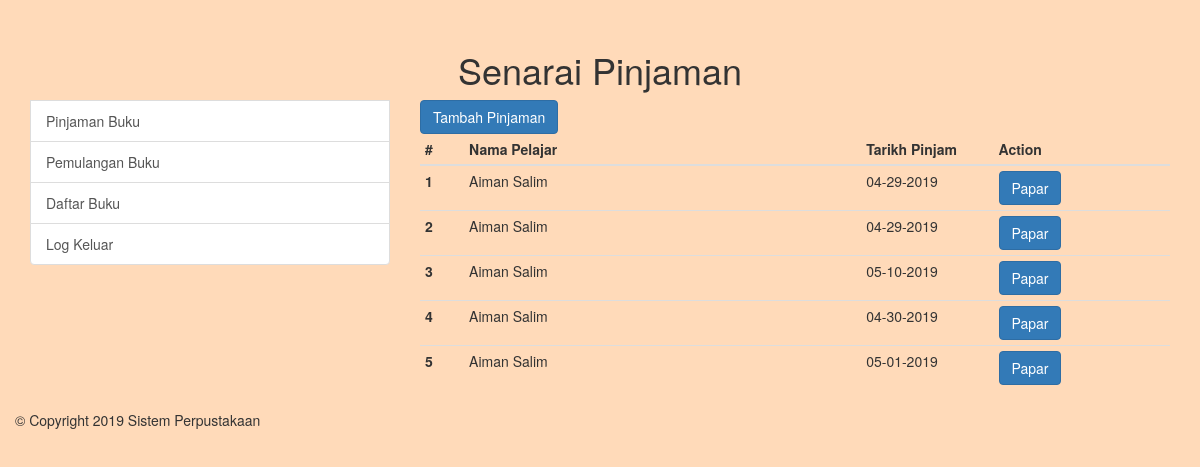
The page /pelajar-papar-pinjam.php (signed in) on the database its author committed.
### tables this page shows
CREATE TABLE `tblpinjaman` (
  `id` int(255) NOT NULL,
  `nama_pelajar` varchar(255) NOT NULL,
  `kelas_pelajar` varchar(255) NOT NULL,
  `nama_buku` varchar(255) NOT NULL,
  `tarikh_pinjam` varchar(255) NOT NULL,
  `tarikh_pulang` varchar(255) NOT NULL,
  `empid` int(255) NOT NULL
);

### pelajar-papar-pinjam.php (the view, shortened to what this page needs)
<?php
include('includes/config.php');
if(strlen($_SESSION['emplogin'])==0)
    {
header('location:index.php');
}
else{
 ?>
<!DOCTYPE html>
<html lang="en">
<head>
                <?php include "includes/header.php"; ?>
</head>
<body>
<div class="container">
        		<h1><center>Senarai Pinjaman</center></h1>
	<div class="row">
		<div class="col-xs-4">
            <?php include "includes/sidebar.php"; ?>
		</div>
		<div class="col-xs-8">
            <?php  echo "<a href='pelajar-tambah-pinjam.php' class='btn btn-primary m-b-1em'>Tambah Pinjaman</a>";  ?>
            <table id="example" class="table table-condensed">
                                    <thead>
                                        <tr>
                                            <th width="5%">#</th>
                                            <th width="45%">Nama Pelajar</th>
                                            <th width="15%">Tarikh Pinjam</th>
                                            <th width="20%">Action</th>
                                        </tr>
                                    </thead>
                                    <tbody>
                       <form method="post">
<?php
$eid=$_SESSION['eid'];
$sql = "SELECT * from tblpinjaman where empid=:eid";
$query = $dbh -> prepare($sql);
$query -> bindParam(':eid',$eid, PDO::PARAM_STR);
$query->execute();
$results=$query->fetchAll(PDO::FETCH_OBJ);
$cnt=1;
if($query->rowCount() > 0)
{
foreach($results as $result)
{
      ?>
 <tr>
     <td><b><?php echo htmlentities($cnt);?></b></td>
      <td><?php echo htmlentities($result->nama_pelajar);?></td>
          <td><?php echo htmlentities($result->tarikh_pinjam);?></td>
     <td><a href="pelajar-edit-pinjam.php?stdid=<?php echo htmlentities($result->id);?>" class="btn btn-primary" >Papar</a></td>
</tr>
<?php $cnt++;} }?>
</tbody>
</table>
		</div>
	<div class="row">
		<div class="col-xs-12">
			<footer>
                <?php include "includes/footer.php"; ?>
			</footer>
		</div>
	</div>
</div>
</div>
</body>
</html>
<?php } ?>

### pelajar-papar-pinjam.php (style rules this page uses)
body { padding-top: 30px; background-color: #FFDAB9; }

### includes/sidebar.php (style rules this page uses)
div { background-color: #FFDAB9; }

### rows shown on the page
tblpinjaman: nama_pelajar "Aiman Salim", tarikh_pinjam "04-29-2019"
tblpinjaman: nama_pelajar "Aiman Salim", tarikh_pinjam "04-29-2019"
tblpinjaman: nama_pelajar "Aiman Salim", tarikh_pinjam "05-10-2019"
tblpinjaman: nama_pelajar "Aiman Salim", tarikh_pinjam "04-30-2019"
tblpinjaman: nama_pelajar "Aiman Salim", tarikh_pinjam "05-01-2019"
